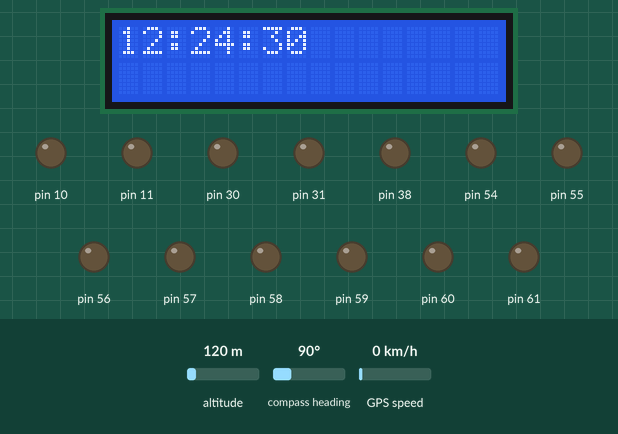
This sketch was run on a simulated Arduino Mega 2560, built with avr-gcc and run on an emulated ATmega2560. Shown: 16×2 character LCD, output pins drawn as LEDs (lit = HIGH). Inputs (shaded band) come from the test bench; at power-on: compass heading 90°, altitude 120 m, GPS speed 0 km/h. The GPS gets a fix after 3 s at 37.7749, -122.4194 with 8 satellites.

Above: at 1.2 s.
1.3 s: compass heading set to 7°
At 1.3 s:
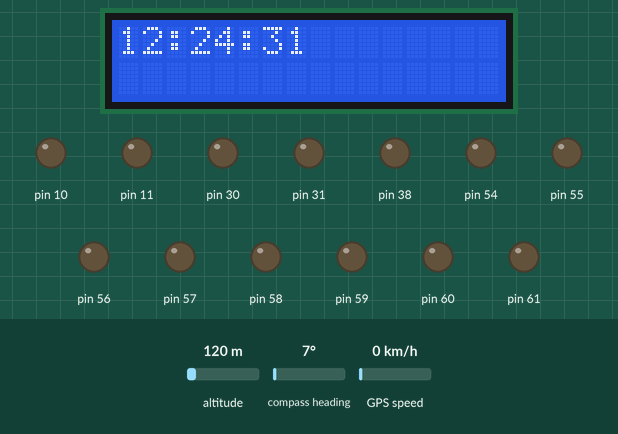
At 2.9 s:
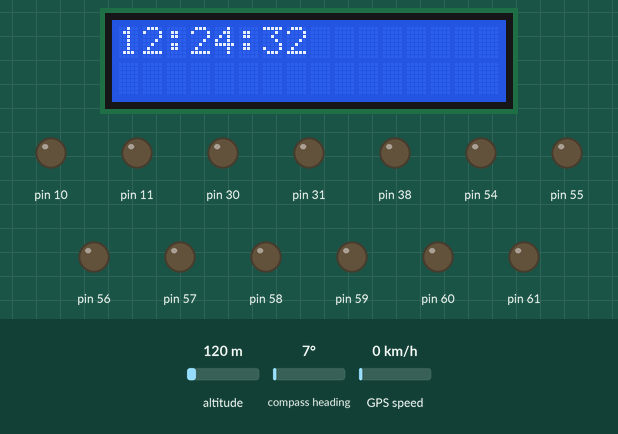
Timing chart, 0 to 4.4 s (numbered marks = the images above; inputs shaded):
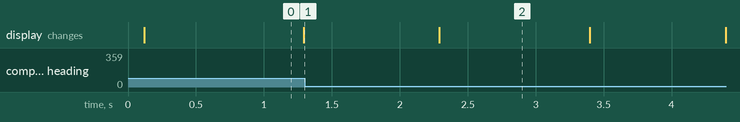

Measured:
- what the display in image 0 shows lasts 1.2 s, from 0.1 s to 1.3 s
- what the display in image 2 shows lasts 1.1 s, from 2.3 s to 3.4 s

The sketch:

Clock.ino
```cpp
#include <TinyGPS++.h>
#include <Wire.h>
#include <LiquidTWI2.h>
LiquidTWI2 lcd(0x20);

const uint8_t GMT = +2;

char data;
uint8_t Second;
uint8_t last_second;
uint8_t Minute;
uint8_t Hour;
uint8_t Day;
uint8_t Month;
uint8_t Year;

TinyGPSPlus gps;

void setup() {
  DDRB = DDRB | B00110000;
  DDRC = DDRC | B11000000;
  DDRD = DDRD | B11011100;
  DDRF = DDRF | B11111111;

  lcd.setMCPType(LTI_TYPE_MCP23008); // must be called before begin()
  lcd.begin(16, 2);
  lcd.setBacklight(HIGH); // only supports HIGH or LOW
  Serial1.begin(9600);
  Serial.begin(9600);
}

void loop() {
  while (Serial1.available()) {
    data = Serial1.read();
    //  Serial.print(data);
    gps.encode(data);

    if (gps.time.isValid())
    {
      Second = gps.time.second();
      Minute = gps.time.minute();
      Hour   = gps.time.hour() + GMT;
    }

    // get date drom GPS module
    if (gps.date.isValid())
    {
      Day   = gps.date.day();
      Month = gps.date.month();
      Year  = gps.date.year();
    }

    if (last_second != gps.time.second()) // if time has changed
    {
      last_second = gps.time.second();
      print_time();

      if (check_schedule())
      {
        start_rec();
      } else {
        stop_rec();
      }
    }
  }
}

bool check_schedule() {
  bool must_rec = false;
  if ((Hour == 18 ) && (Minute >= 2 && Minute < 3)) {
    must_rec = true;
  }
  if ((Hour == 18 ) && (Minute >= 4 && Minute < 5)) {
    must_rec = true;
  }
  if ((Hour == 18 ) && (Minute >= 6 && Minute < 7)) {
    must_rec = true;
  }
  return must_rec;
}

void start_rec() {
  rec_all();
  lcd.setCursor(0, 1);
  lcd.print("Recording");
}

void stop_rec() {
  stop_all();
  lcd.setCursor(0, 1);
  lcd.print("                ");
}

void print_time() {
  String out;
  String str_hour = String(Hour);
  String str_minute = String(Minute);
  String str_second = String(Second);
  if (str_hour.length() == 1) {
    str_hour = "0" + str_hour;
  }
  if (str_minute.length() == 1) {
    str_minute = "0" + str_minute;
  }
  if (str_second.length() == 1) {
    str_second = "0" + str_second;
  }
  out = str_hour + ":" + str_minute + ":" + str_second;
  lcd.setCursor(0, 0);
  lcd.print(out);
}

void rec_all() {
   PORTB = B00110000;
   PORTC = B11000000;
   PORTD = B11011100;
   PORTF = B11111111;
}

void stop_all() {
  PORTC = B00000000;
  PORTD = B00000000;
  PORTD = B00000000;
  PORTF = B00000000;
}
```
